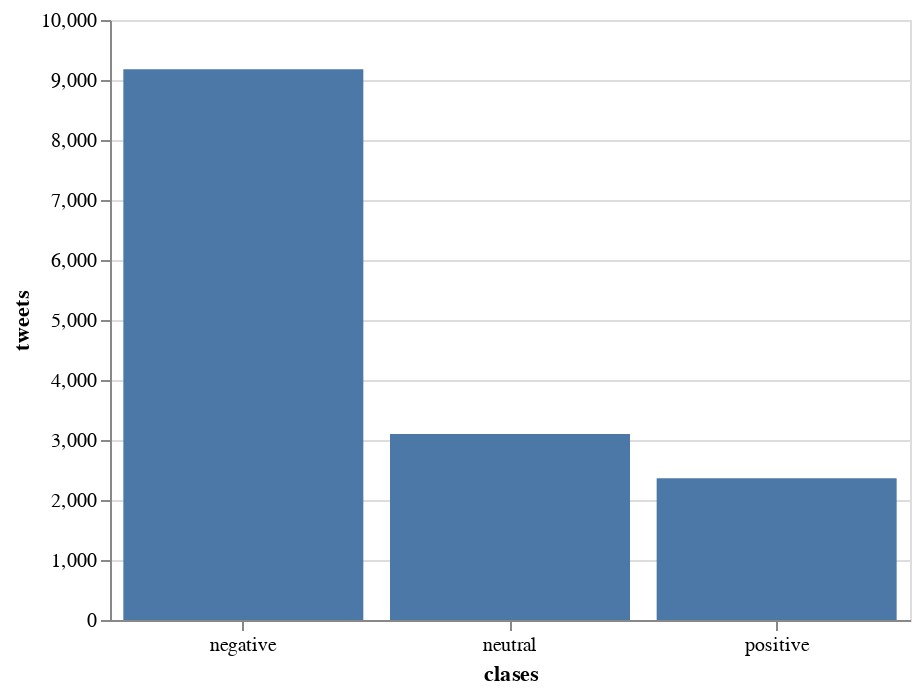

Notebook code cell kept with this figure:
### Code cell
source = pd.DataFrame({
    'clases':['negative', 'neutral', 'positive'],
    'tweets': list(df["airline_sentiment"].value_counts())
})
alt.Chart(source).mark_bar().encode(

    x=alt.X('clases',axis=alt.Axis(
                                    labelAngle=0,
                                    )),
    y='tweets',
    tooltip=[
        alt.Tooltip('tweets:Q', title="Total tweets"),
    ]
).properties(
    width=400,
    height=300
)

### Figure 1 — Vega-Lite specification as saved in the notebook (floating-point values rounded to 4 significant figures)
{"config": {"view": {"continuousWidth": 400, "continuousHeight": 300}}, "data": {"name": "data-19f681a858fcab5e7c03206e809476d5"}, "mark": "bar", "encoding": {"tooltip": [{"field": "tweets", "title": "Total tweets", "type": "quantitative"}], "x": {"axis": {"labelAngle": 0}, "field": "clases", "type": "nominal"}, "y": {"field": "tweets", "type": "quantitative"}}, "height": 300, "width": 400, "$schema": "https://vega.github.io/schema/vega-lite/v4.17.0.json", "datasets": {"data-19f681a858fcab5e7c03206e809476d5": [{"clases": "negative", "tweets": 9178}, {"clases": "neutral", "tweets": 3099}, {"clases": "positive", "tweets": 2363}]}}
